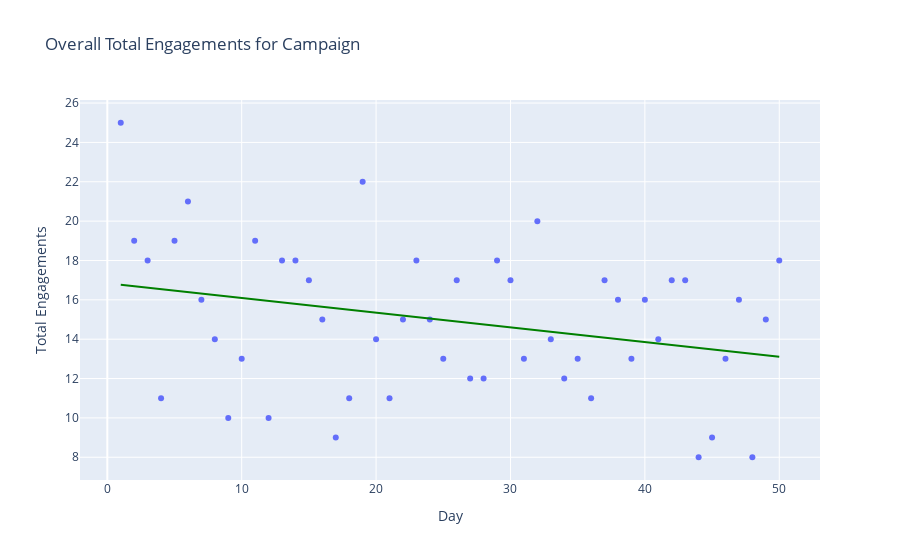

Notebook code cell kept with this figure:
### Code cell
fig3.show()

### Figure 1 — Plotly figure (JSON) as saved in the notebook; plotly's stock layout.template omitted (floating-point values rounded to 4 significant figures)
{"data": [{"hovertemplate": "Day=%{x}<br>Total Engagements=%{y}<extra></extra>", "legendgroup": "", "marker": {"color": "#636efa", "symbol": "circle"}, "mode": "markers", "name": "", "orientation": "v", "showlegend": false, "type": "scatter", "x": [1, 2, 3, 4, 5, 6, 7, 8, 9, 10, 11, 12, 13, 14, 15, 16, 17, 18, 19, 20, 21, 22, 23, 24, 25, 26, 27, 28, 29, 30, 31, 32, 33, 34, 35, 36, 37, 38, 39, 40, 41, 42, 43, 44, 45, 46, 47, 48, 49, 50], "xaxis": "x", "y": [25, 19, 18, 11, 19, 21, 16, 14, 10, 13, 19, 10, 18, 18, 17, 15, 9, 11, 22, 14, 11, 15, 18, 15, 13, 17, 12, 12, 18, 17, 13, 20, 14, 12, 13, 11, 17, 16, 13, 16, 14, 17, 17, 8, 9, 13, 16, 8, 15, 18], "yaxis": "y"}, {"hovertemplate": "<b>OLS trendline</b><br>Total Engagements = -0.0745738 * Day + 16.8416<br>R<sup>2</sup>=0.085305<br><br>Day=%{x}<br>Total Engagements=%{y} <b>(trend)</b><extra></extra>", "legendgroup": "", "line": {"color": "green"}, "marker": {"color": "#636efa", "symbol": "circle"}, "mode": "lines", "name": "", "showlegend": false, "type": "scatter", "x": [1, 2, 3, 4, 5, 6, 7, 8, 9, 10, 11, 12, 13, 14, 15, 16, 17, 18, 19, 20, 21, 22, 23, 24, 25, 26, 27, 28, 29, 30, 31, 32, 33, 34, 35, 36, 37, 38, 39, 40, 41, 42, 43, 44, 45, 46, 47, 48, 49, 50], "xaxis": "x", "y": [16.77, 16.69, 16.62, 16.54, 16.47, 16.39, 16.32, 16.25, 16.17, 16.1, 16.02, 15.95, 15.87, 15.8, 15.72, 15.65, 15.57, 15.5, 15.42, 15.35, 15.28, 15.2, 15.13, 15.05, 14.98, 14.9, 14.83, 14.75, 14.68, 14.6, 14.53, 14.46, 14.38, 14.31, 14.23, 14.16, 14.08, 14.01, 13.93, 13.86, 13.78, 13.71, 13.63, 13.56, 13.49, 13.41, 13.34, 13.26, 13.19, 13.11], "yaxis": "y"}], "layout": {"legend": {"tracegroupgap": 0}, "title": {"text": "Overall Total Engagements for Campaign"}, "xaxis": {"anchor": "y", "domain": [0, 1], "title": {"text": "Day"}}, "yaxis": {"anchor": "x", "domain": [0, 1], "title": {"text": "Total Engagements"}}}}
